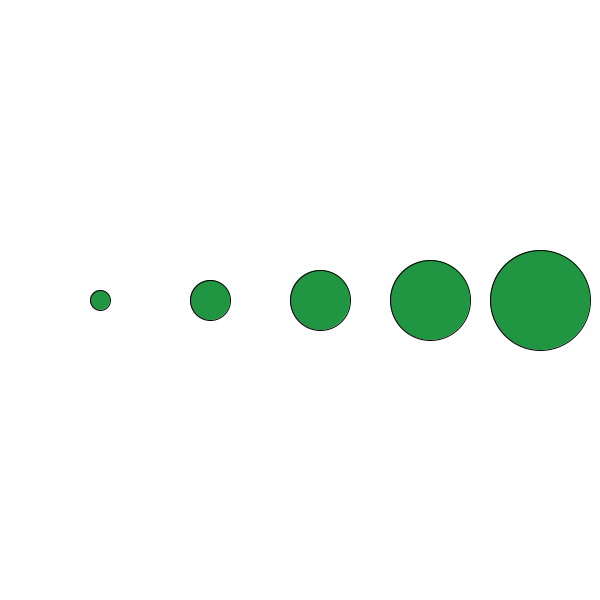
Frame 1 (no input)
Frame 60 (the mouse pressed at the canvas centre just before this capture): identical to frame 1, image omitted
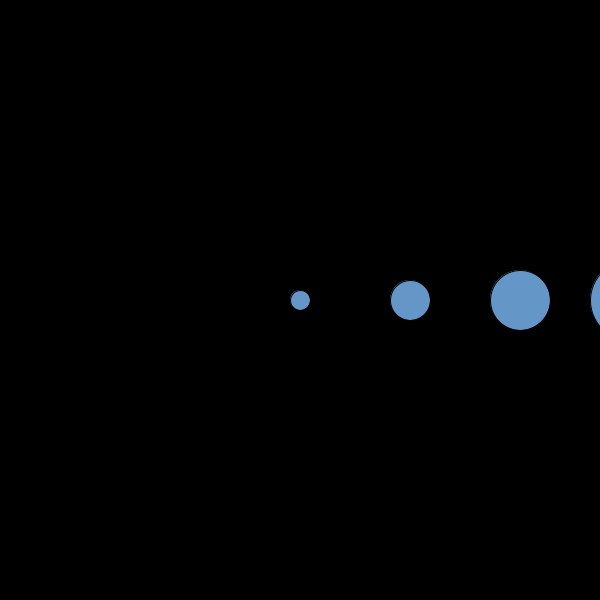
Frame 120 (the mouse held since frame 60 and released just before this capture)

The Processing sketch that drew these frames (run headless with seeded random() and noise(); from frame 60 on, the mouse is pressed at the canvas centre):

// Processing sketch: Adefemi_Kolawole_Loop_Circle
// ── Adefemi_Kolawole_Loop_Circle.pde
int r, g, b, x, y, circleDiameter, circle_count, circle_space, bg_color;
Circle  circle;
color black, white, bg_col, cir_col;

void setup() {
  
  //surface.setResizable(true);
  size(600, 600);
  circle_space = 100;
  white = color(255, 255, 255);
  black = color(0, 0, 0);
  mouseX = width/6;
  mouseY = height/2;
  bg_color = 0;
   bg_col = white;
   
  
  circle = new Circle();
  
 
  circleDiameter = 20;
  circle_count = 5;
  //frameRate(5);
}
void draw() {
    
constrain(circle_space, 40, 50);
   x = mouseX;
  y =mouseY;
  cir_col = color(x/3,y/2,x/1.5);
  background(bg_col);
  for (int i= 1; i <= circle_count; i++) {
   
      circle.drawCircle(x, y, circleDiameter * i, circleDiameter * i, cir_col);
    
    x += circle_space+(circleDiameter/2);
   
    //print("mouseX="+mouseX+", mouseY="+mouseY + ", circleDiamter= "+ circleDiameter + ", i= "+ i +":E");


  }
}
void keyPressed(){

println("Name: Adefemi Kolawole, Date: 09/03/2019");

}

void mousePressed(){
  //println("Name: Adefemi Kolawole, Date: 09/03/2019");
switch(bg_color){
case 0 :
 bg_col = black;
  
 bg_color = 1;
 
 break;
 
 case 1 :
 bg_col = white;
 bg_color =0;


//}
}
}

// ── Circle.pde
class Circle{
 int x;
 int y;
 int circleW;
 int circleH;
 color col;
 
 Circle(){
 }
 
 Circle(int x, int y, int circleW, int circleH, color col){
   this.x = x;
   this.y = y;
   this.circleW = circleW;
   this.circleH = circleH;
   this.col = col;
 }
 void drawCircle(int x, int y, int circleW, int circleH, color col){
   ellipseMode(CENTER);
   stroke(1);
   fill(col);
  ellipse(x, y, circleW, circleH);
 }
 void moveCircle(){
   x +=mouseX;
   y += mouseY;
 }
}
